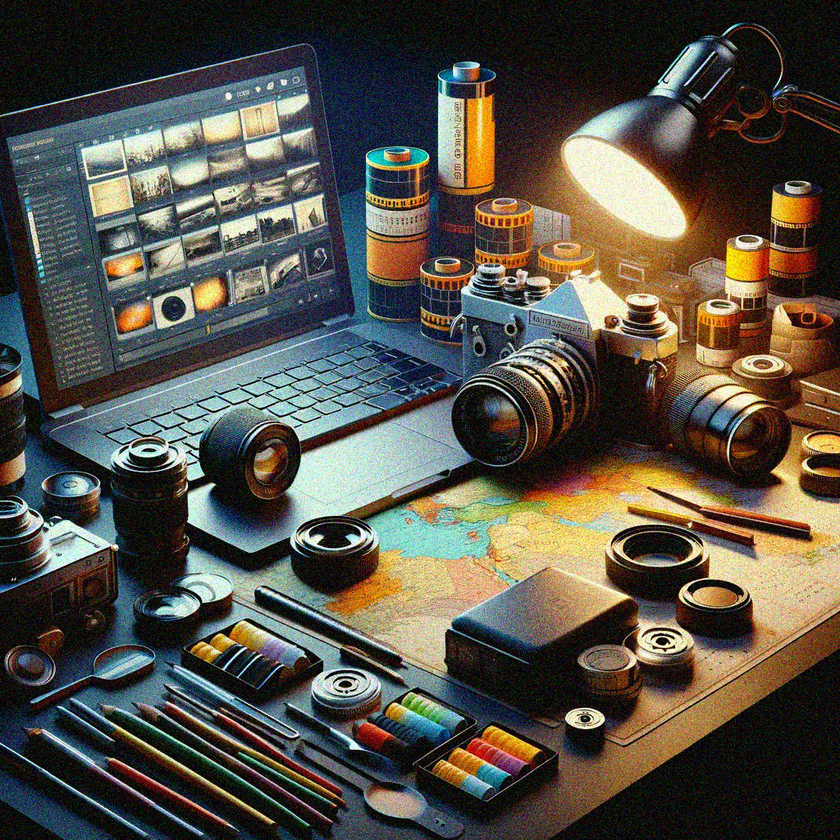
#> input picture psnr/modifiedKNN/input_image.png, 840 x 840 px, shrunk from 1024 x 1024 before the run; the run also reads 1 picture not shown here
$ python find_psnr.py
#> lines starting #> are read from the running program, lines starting #| are printed output that depends on the picture; long printed decimals are rounded
from PIL import Image
import numpy as np
import cv2  # For denoising functions

def calculate_psnr(img1, img2):
    mse = np.mean((img1 - img2) ** 2)
    if mse == 0:
        return float('inf')  # Infinite PSNR means no difference
    max_pixel = 255.0
    psnr = 20 * np.log10(max_pixel / np.sqrt(mse))
    return psnr

# Load the original and noisy images
original = np.array(Image.open("input_image.png").convert('L'))  # Convert to grayscale
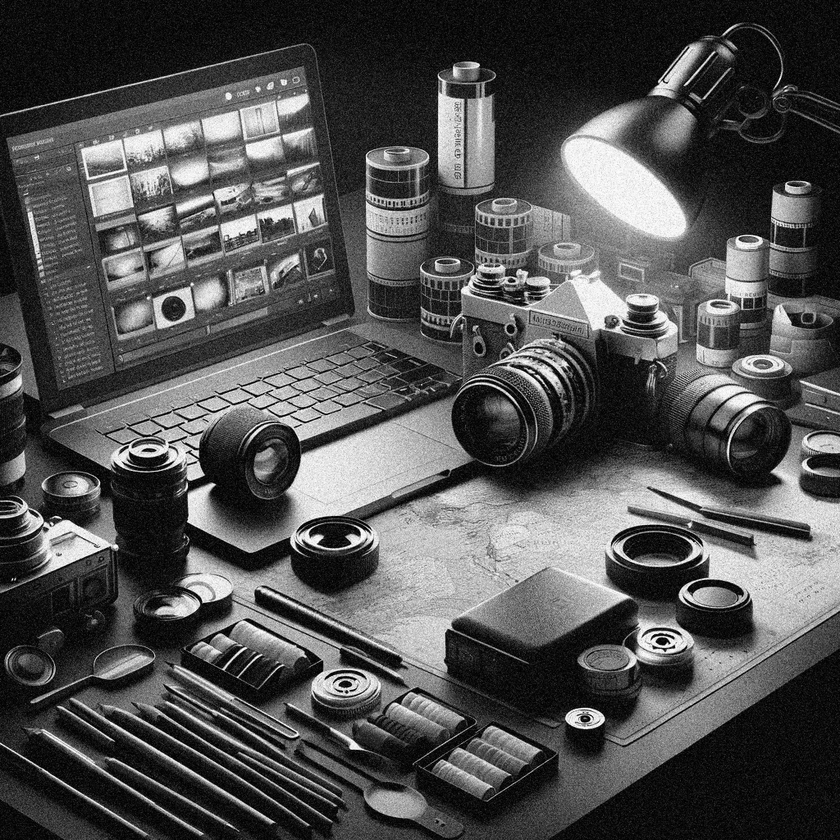
#> original: shape (840, 840); min 0, max 255, mean 81.2
noisy = np.array(Image.open("denoised_image.png").convert('L'))

# Apply denoising methods
# denoised_median = cv2.medianBlur(noisy, 5)  # Median filter
# denoised_gaussian = cv2.GaussianBlur(noisy, (5, 5), 0)  # Gaussian filter

# Calculate PSNR
psnr_median = calculate_psnr(original, noisy)
#> in calculate_psnr, `mse = np.mean((img1 - img2) ** 2)`: mse = 58.31
#> in calculate_psnr, `psnr = 20 * np.log10(max_pixel / np.sqrt(mse))`: psnr = 30.47
#> psnr_median = 30.47
# psnr_gaussian = calculate_psnr(original, denoised_gaussian)

print(f"PSNR for Median Filter: {psnr_median}")
#| PSNR for Median Filter: 30.473
# print(f"PSNR for Gaussian Filter: {psnr_gaussian}")
